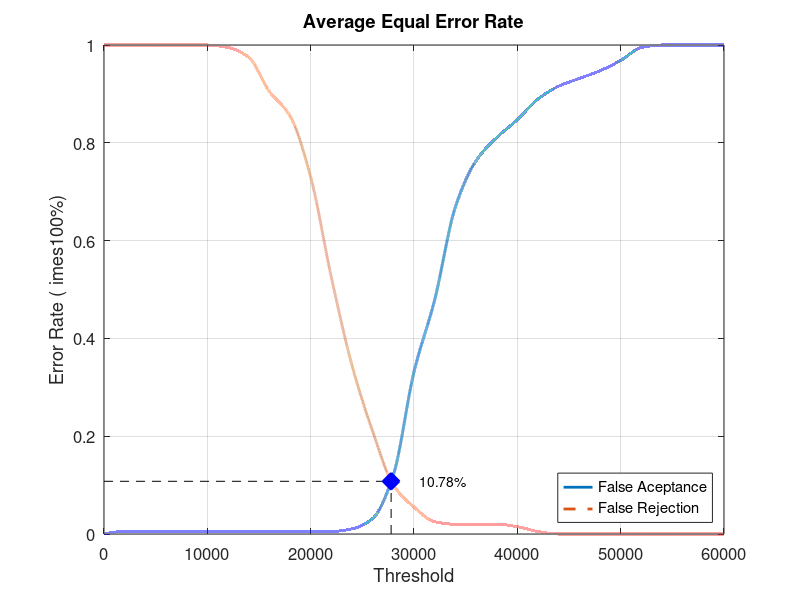
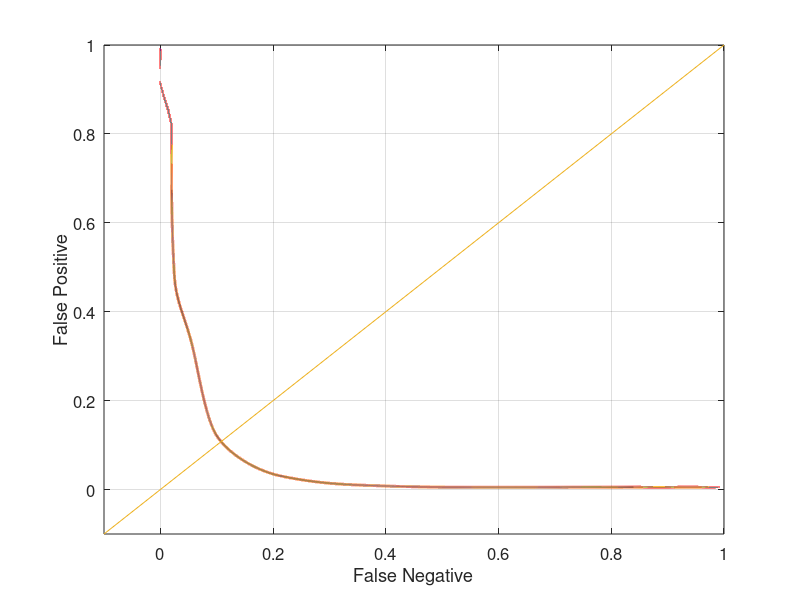

These charts were generated, in order, by the following MATLAB code:
close all;
clear;
clc;
x = 0:2000:60000;
xq = 0:0.5:60000;

y0 = [0 0.00526316 0.00526316 0.00526316 0.00526316 0.00526316 0.00526316 0.00526316 0.00526316 0.00526316 0.00526316 0.00526316 0.0105263 0.0315789 0.121053 0.331579 0.478947 0.668421 0.763158 0.810526 0.847368 0.889474 0.915789 0.931579 0.947368 0.968421 0.994737 1 1 1 1]
yy0 = interp1(x, y0, xq, 'pchip');
y1 = [1 1 1 1 1 1 0.995 0.975 0.905 0.855 0.73 0.525 0.345 0.21 0.1 0.055 0.025 0.02 0.02 0.02 0.015 0.005 0 0 0 0 0 0 0 0 0]
yy1 = interp1(x, y1, xq, 'pchip');

% Calculating EER: 
y2 = abs(y0 - y1);
find(y2 == min(y2))
yy2 = abs(yy0 - yy1);
xEER = find(yy2 == min(yy2));
xEERIndex = xq(xEER) % X-axis EER
yEER = yy0(xEER) % Y-axis EER

main = figure
plot(xq, yy0,'-','LineWidth', 2);	hold on
plot(xq, yy1,'--','LineWidth', 2);	hold on
plot([xEERIndex xEERIndex], [0 yEER], 'k--');	hold on
plot([0 xEERIndex], [yEER yEER], 'k--');	hold on
plot(xEERIndex, yEER, 'bx', 'LineWidth', 10);	hold on
text(xEERIndex + 10 * xEERIndex / 100, yEER, [num2str(round((10000 * yEER)) / 100) '%'])
legend('False Aceptance', 'False Rejection', 'Location', 'SouthEast')
xlabel('Threshold')
ylabel('Error Rate (	imes100%)')
title('Average Equal Error Rate')
set(gca, 'FontSize', 12)
axis([0 60000 0 1])
grid on

print(main, 'Database4_2Main', '-dpng');
FNRxFPR = figure('Color', [1 1 1]);
plot(yy1, yy0, '-', yy1, yy0, 'LineWidth', 2);
hold on
y = -0.1:0.1:1
plot(y, y); 
set(gca, 'FontSize', 12)
xlabel('False Negative')
ylabel('False Positive')
axis([-0.1 1 -0.1 1])
set(gca, 'FontSize', 12)
grid on

print(FNRxFPR, 'Database4_2FNRxFPR','-dpng');
